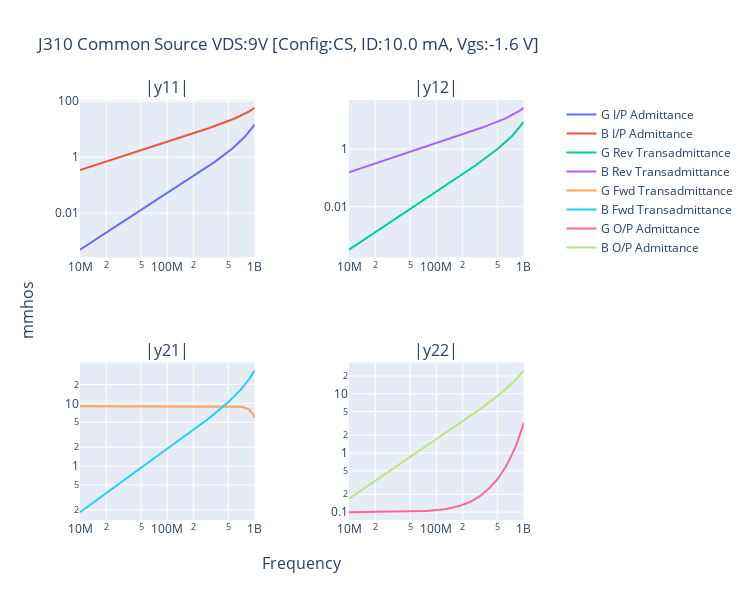

The notebook cell this image was saved under:
### Code cell
# J310 - Close match to Fairchild datasheet
n = calc_plot_jfet(
    title="J310 Common Source VDS:9V",
    Cdg_pf=2.5,
    Cgs_pf=3.0,
    Cds_pf=0.1,
    L1_nH=1.7,
    L2_nH=1.1,
    L3_nH=1.1,
    R1=4,
    R2=1,
    R3=4,
    Idss_mA=30,
    VgsOff=-3.86,
    config="cs",
    # Vgs=-0.7,
    ID=10 * 10**-3,
    Ffrom=10 * 10**6,
)

n.write_touchstone(
    "J310_CS_9V_ID10mA_nbgen",
    dir="/home/bev/Documents/Radio/QUCS-S/Studies/0010_S_Touchtone_lib",
)
# print(n.write_touchstone("n", dir="/tmp", return_string=True))
